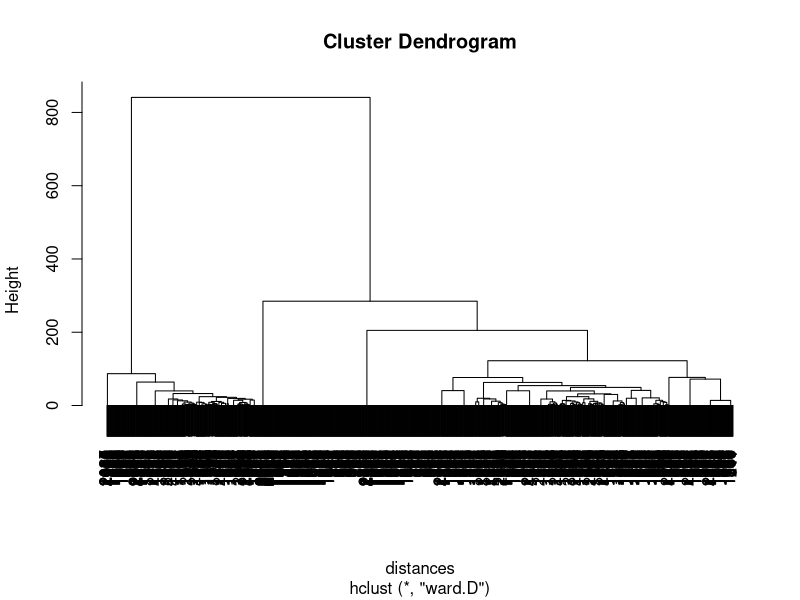

Generate this figure with R:
## ---- chunk 1
knitr::opts_chunk$set(echo = TRUE)
movies = read.csv("movieLens.csv")
str(movies)
View(movies)
colnames(movies) = c("ID", "Title", "ReleaseDate", "VideoReleaseDate", "IMDB", "Unknown", "Action", "Adventure", "Animation", "Childrens", "Comedy", "Crime", "Documentary", "Drama", "Fantasy", "FilmNoir", "Horror", "Musical", "Mystery", "Romance", "SciFi", "Thriller", "War", "Western")
## ---- chunk 2
str(movies)
movies$ID = NULL
movies$ReleaseDate = NULL
movies$VideoReleaseDate = NULL
movies$IMDB = NULL
## ---- chunk 3
movies <- unique(movies)
## ---- chunk 4
View(movies)
unique(movies$Unknown)
sum(movies$Unknown == "")
#29 inc
which(movies$Unknown == "")
(sum(movies$Unknown == ""))/nrow(movies)
#what to do with NA values with binary data?

unique(movies$Action)
sum(movies$Action == "")
which(movies$Action == "")

unique(movies$Adventure)
sum(movies$Action == "")
which(movies$Adventure == "")

unique(movies$Animation)
sum(movies$Animation == "")
which(movies$Animation == "")

unique(movies$Childrens)
sum(movies$Childrens == "")
which(movies$Childrens == "")

unique(movies$Comedy)
sum(is.na(movies$Comedy))
which(is.na(movies$Comedy))

unique(movies$Crime)
which(is.na(movies$Crime))

unique(movies$Documentary)
which(is.na(movies$Documentary))

unique(movies$Drama)
which(is.na(movies$Drama))

unique(movies$Fantasy)
which(is.na(movies$Fantasy))

unique(movies$FilmNoir)
which(is.na(movies$FilmNoir))

unique(movies$Horror)
which(is.na(movies$Horror))
## ---- chunk 5
good <- which(is.na(movies$Horror) == FALSE)
table(good)
moviesgood <- movies[good, ]

unique(moviesgood$Musical)
unique(moviesgood$Mystery)
unique(moviesgood$Romance)
unique(moviesgood$SciFi)
unique(moviesgood$Thriller)
unique(moviesgood$War)
unique(moviesgood$Western)
## ---- chunk 6
library(dplyr)
movies2 <- moviesgood %>% mutate(Unknown = ifelse(Unknown != "0", "1", "0"))
movies3 <- movies2 %>% mutate(Action = ifelse(Unknown != "0", "1", "0"))
movies4 <- movies3 %>% mutate(Adventure = ifelse(Unknown != "0", "1", "0"))
movies5 <- movies4 %>% mutate(Childrens = ifelse(Unknown != "0", "1", "0"))
movies6 <- movies5 %>% mutate(Animation = ifelse(Unknown != "0", "1", "0"))
str(movies6)
## ---- chunk 7

movies6$Unknown <- as.integer(movies6$Unknown)
movies6$Action <- as.integer(movies6$Action)
movies6$Adventure <- as.integer(movies6$Adventure)
movies6$Animation <- as.integer(movies6$Animation)
movies6$Childrens <- as.integer(movies6$Childrens)
str(movies6)
## ---- chunk 8
distances = dist(movies6[2:20], method = "euclidian")
## ---- chunk 9
clusterMovies = hclust(distances, method = "ward")
plot(clusterMovies)
## ---- chunk 10
clusterGroups = cutree(clusterMovies, k = 10)
## ---- chunk 11
tapply(movies6$Action, clusterGroups, mean)
## ---- chunk 12
subset(movies6, Title == "Men in Black (1997)")
clusterGroups[257]
cluster3 = subset(movies6, clusterGroups == 2)
#you are applying clusterGroups vector to movies6
cluster3$Title
